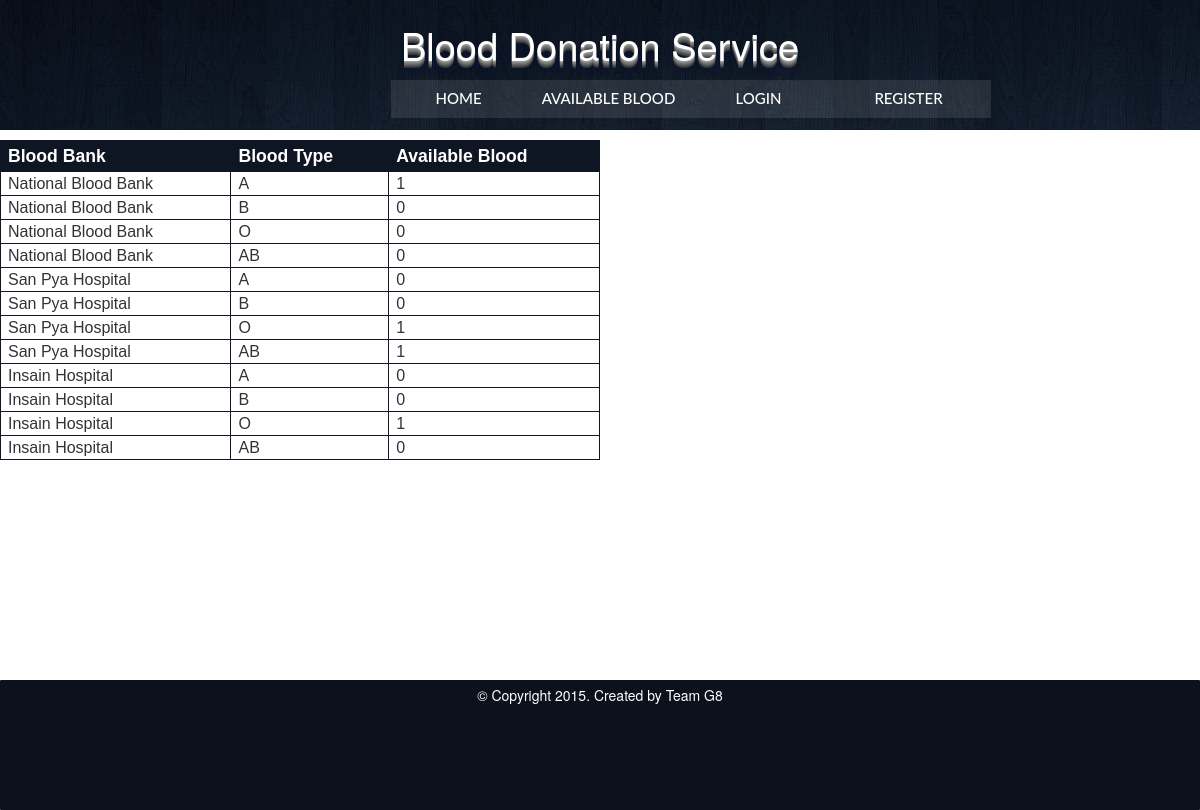
/available_blood.php, run on the app's committed database.
### tables this page shows
CREATE TABLE IF NOT EXISTS `tbl_bd_available_blood` (
`id` int(11) NOT NULL,
  `bloodbank_id` int(11) NOT NULL,
  `bloodtype_id` int(11) NOT NULL,
  `available_count` int(11) NOT NULL
);

CREATE TABLE IF NOT EXISTS `tbl_bd_bloodbank` (
`id` int(11) NOT NULL,
  `bank_name` varchar(50) DEFAULT NULL,
  `address` varchar(50) DEFAULT NULL
);

CREATE TABLE IF NOT EXISTS `tbl_bd_blood_type` (
`id` int(11) NOT NULL,
  `blood_type_name` varchar(20) DEFAULT NULL
);

### available_blood.php (the view, shortened to what this page needs)
<?php
	require_once("header.php");
?>
<div class= "continer">
  <table id="customers">
 <th>Blood Bank</th>
   <th class="alt">Blood Type</th>
	  <th class="alt">Available Blood</th>
	 <tbody>
	<?php
			$qry = "SELECT * FROM tbl_bd_available_blood as ab
						LEFT JOIN tbl_bd_bloodbank as bb ON ab.bloodbank_id=bb.id
							LEFT JOIN tbl_bd_blood_type as bt ON ab.bloodtype_id=bt.id";
			$result = mysql_query($qry) or die('Error SQL 1 :' .mysql_error());
			while($data = mysql_fetch_assoc($result))
			{
				echo '<tr><td>'.$data['bank_name'].'</td><td>'.$data['blood_type_name'].'</td><td>'.$data['available_count'].'</td><tr>';
			}
		?>
	</tbody>
	</table>
</div>
<?php
	require_once("footer.php");
?>

### header.php (shortened to what this page needs)
<html>
	<head>
	<link href="css/style.css" type="text/css" rel="stylesheet">
	<link href="css/bootstrap.min.css" rel="stylesheet">
	<link href="css/tablegrid_ui.css" type="text/css" rel="stylesheet">
	<link href="css/jquery-ui-1.8.2.custom_green.css" type="text/css" rel="stylesheet">
	</head>
	<body>
		<div id="wrapper">
			<div id="title">
				<font class="fo">Blood Donation Service</font>
				<div id="logotitle">
					<nav class="nav">
						<ul>
						<li><a href="index.php">HOME</a></li>
						<li><a href="available_blood.php">Available Blood</a></li>
						<?php
							if(!isset($_SESSION['USER_ID']))
							{
								echo '<li><a href="login.php">Login</a></li>';
							}else{
								echo '<li><a href="logout.php">Logout</a></li>';
							}
						?>
						<li><a href="register.php">Register</a></li>
						</ul>
					</nav>
				</div>
			</div>
			<div id="banner" >

### footer.php
										</div>
						</div>
						<footer id="footer">
								<center style="padding-top:5px;">&copy; Copyright 2015. Created by Team G8</center>
						</footer>
				</body>
</html>

### css/style.css (style rules this page uses)
body { background: #f0f0f0; }
* { margin:0;padding:0; }
div { margin-bottom:10px; }
#title { height:130px;padding-top: 25px;text-align: center;background:url('../img/main_bg1.jpg') }
#logotitle { width:996px;height:35px;background-color:white;-webkit-margin-top-collapse:150px;margin-top:10px;background:#7f7f7f;background:rgba(255,255,255,0); }
#banner { clear:both; }
.fo { color: #fff;text-align: center;font-size: 38px;line-height: 40px;margin: 1em 0 .6em 0;font-weight: normal;text-shadow: 0px 1px 0px #999, 0px 2px 0px #888, 0px 3px 0px #777, 0px 4px 0px #666, 0px 5px 0px #555, 0px 6px 0px #444, 0px 7px 0px #333, 0px 8px 7px #001135; }
nav { margin: 5px;border-radius: 10px;width: auto;float:right;width:600px;display: block;height:auto; }
nav ul li { font-size: 15px;display:block;background:rgba(255,255,255,0.1);width:25%;float:left;text-align:center; }
nav ul li a { display:block;font-family:Lato, Helvetica, Arial, sans-serif;width:90%;text-decoration:none;text-transform:uppercase;font-weight:550;line-height:250%;display:block;color:#FFF; }
#customers { font-family: "Trebuchet MS", Arial, Helvetica, sans-serif;width: 50%;border-collapse: collapse; }
#customers td, #customers th { font-size: 1em;border: 1px solid #0e1623;padding: 3px 7px 2px 7px; }
#customers th { font-size: 1.1em;text-align: left;padding-top: 5px;padding-bottom: 4px;background-color: #0e1623;color: #ffffff; }
#wrapper { width: 100%;min-height: 100%; }
#footer { position:fixed; bottom:0; width:100%; height:130px; background-color:#0b121c; border-radius:1px; color:white; }

### data on the page
tbl_bd_available_blood: bloodbank.bank_name "National Blood Bank", bloodtype.blood_type_name "A", available_count "1"
tbl_bd_available_blood: bloodbank.bank_name "National Blood Bank", bloodtype.blood_type_name "B", available_count "0"
tbl_bd_available_blood: bloodbank.bank_name "National Blood Bank", bloodtype.blood_type_name "O", available_count "0"
tbl_bd_available_blood: bloodbank.bank_name "National Blood Bank", bloodtype.blood_type_name "AB", available_count "0"
tbl_bd_available_blood: bloodbank.bank_name "San Pya Hospital", bloodtype.blood_type_name "A", available_count "0"
tbl_bd_available_blood: bloodbank.bank_name "San Pya Hospital", bloodtype.blood_type_name "B", available_count "0"
tbl_bd_available_blood: bloodbank.bank_name "San Pya Hospital", bloodtype.blood_type_name "O", available_count "1"
tbl_bd_available_blood: bloodbank.bank_name "San Pya Hospital", bloodtype.blood_type_name "AB", available_count "1"
tbl_bd_available_blood: bloodbank.bank_name "Insain Hospital", bloodtype.blood_type_name "A", available_count "0"
tbl_bd_available_blood: bloodbank.bank_name "Insain Hospital", bloodtype.blood_type_name "B", available_count "0"
tbl_bd_available_blood: bloodbank.bank_name "Insain Hospital", bloodtype.blood_type_name "O", available_count "1"
tbl_bd_available_blood: bloodbank.bank_name "Insain Hospital", bloodtype.blood_type_name "AB", available_count "0"
